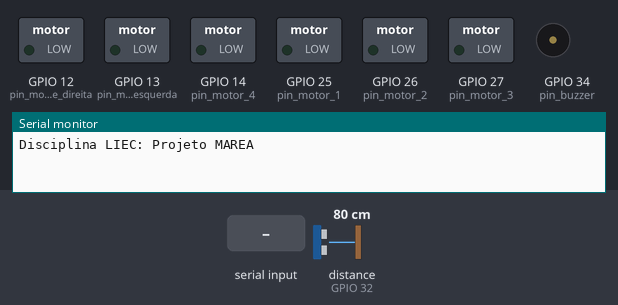
A sketch run on a simulated ESP32. Parts: switched loads named in the sketch (green lamp = pin HIGH), buzzer (waves = sounding, pin HIGH), the last lines printed to the serial monitor. The inputs (shaded band) are chosen by the test bench; at power-on: distance to the obstacle (sensor on GPIO 32) 80 cm. The echo pulse lasts 58.3 µs per cm; nothing arrives over Bluetooth unless stated; pins used as bus, display or sensor lines are not drawn.

Above: at 3.2 s.
3.3 s: "R" received over the second serial link
At 4.4 s:
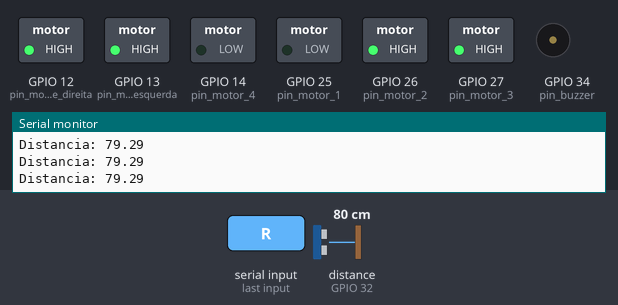
4.8 s: distance to the obstacle (sensor on GPIO 32) set to 12 cm
6.3 s: distance to the obstacle (sensor on GPIO 32) set to 9 cm
At 7.3 s:
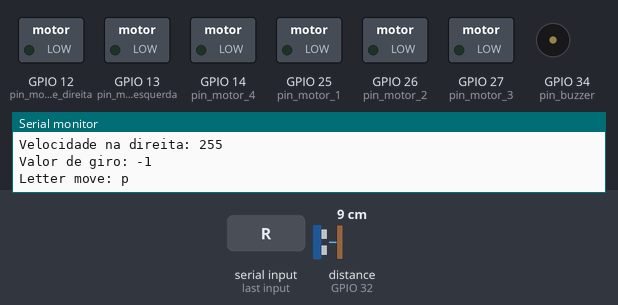
Timing chart, 0 to 9.3 s (numbered marks = the images above; inputs shaded):
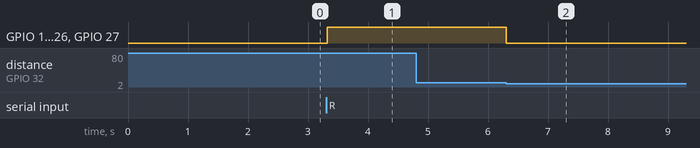

The sketch:

Esp32_projeto_liec_v2.ino
```cpp
#include "esp_camera.h"
#include <WiFi.h>
#include "esp_timer.h"
#include "img_converters.h"
#include "Arduino.h"
#include "fb_gfx.h"
#include "soc/soc.h"
#include "soc/rtc_cntl_reg.h"
#include "esp_http_server.h"
#include <BluetoothSerial.h>
#include <analogWrite.h>


//  ============================================================
//  Configurações do Bluetooth
//  ============================================================
#if !defined(CONFIG_BT_ENABLED) || !defined(CONFIG_BLUEDROID_ENABLED)
#error Bluetooth is not enabled! Please run `make menuconfig` to and enable it
#endif
BluetoothSerial SerialBT;
char valor_recebido;
int valor_giro;


//  ============================================================
//  Configurações do WiFi
//  ============================================================
// const char* ssid     = "Vivo-Internet-ED42";
// const char* password = "32425121";
const char* ssid = "2G_CLARO_IGOR";
const char* password = "12121998";


//  ============================================================
//  Configurações do Sensor Ultrassônico
//  ============================================================
const int pin_trigger = 33;  // 5
const int pin_echo = 32;     // 18
#define SOUND_SPEED 0.034
long duration;
float distanciaCm;
int distanciaminima = 10;

//  ============================================================
//  Configurações do Buzzer
//  ============================================================
const int pin_buzzer = 34;  // 32

//  ============================================================
//  Configurações dos Motores
//  ============================================================
const int pin_motor_4 = 14;                    // 14
const int pin_motor_3 = 27;                    // 27
const int pin_motor_2 = 26;                    // 26
const int pin_motor_1 = 25;                    // 25
const int pin_motor_velocidade_direita = 12;   // 12
const int pin_motor_velocidade_esquerda = 13;  // 33

//  Função de movimento
void movement(char move, int giro) {
  //  Curva
  int vel_esquerda;
  int vel_direita;

  if (giro < 10) {
    vel_esquerda = giro * 51;
    vel_esquerda += 306;
    vel_direita = 255;
  } else if (giro > 10  && giro<16) {
    vel_esquerda = 255;
    vel_direita = giro * 51;
    vel_direita *= -1;
    vel_direita += 816;
  } else if (giro >= 16) {
    vel_esquerda = 255;
    vel_direita = 0;
  } else {
    vel_esquerda = 255;
    vel_direita = 255;
  }

  Serial.print("Velocidade na esquerda: ");
  Serial.println(vel_esquerda);
  Serial.print("Velocidade na direita: ");
  Serial.println(vel_direita);
  Serial.print("Valor de giro: ");
  Serial.println(giro);
  Serial.print("Letter move: ");
  Serial.println(move);
  //  Frente
  if (move == 'w') {
    digitalWrite(pin_motor_1, HIGH);
    digitalWrite(pin_motor_2, LOW);
    digitalWrite(pin_motor_3, LOW);
    digitalWrite(pin_motor_4, HIGH);
    analogWrite(pin_motor_velocidade_direita, vel_direita);
    analogWrite(pin_motor_velocidade_esquerda, vel_esquerda);
  }
  //  Direita
  else if (move == 'd') {
    digitalWrite(pin_motor_1, HIGH);
    digitalWrite(pin_motor_2, HIGH);
    digitalWrite(pin_motor_3, HIGH);
    digitalWrite(pin_motor_4, HIGH);
  }
  //  Esquerda
  else if (move == 'a') {
    digitalWrite(pin_motor_1, LOW);
    digitalWrite(pin_motor_2, LOW);
    digitalWrite(pin_motor_3, HIGH);
    digitalWrite(pin_motor_4, LOW);

  }
  //  Ré
  else if (move == 's') {
    digitalWrite(pin_motor_1, LOW);
    digitalWrite(pin_motor_2, HIGH);
    digitalWrite(pin_motor_3, HIGH);
    digitalWrite(pin_motor_4, LOW);
    // analogWrite(pin_motor_velocidade_direita,0);
    // analogWrite(pin_motor_velocidade_esquerda,80);
    // analogWrite(pin_motor_velocidade_esquerda,255);
    analogWrite(pin_motor_velocidade_direita, vel_direita);
    analogWrite(pin_motor_velocidade_esquerda, vel_esquerda);
  }
  //  Parada
  else if (move == 'p') {
    digitalWrite(pin_motor_1, LOW);
    digitalWrite(pin_motor_2, LOW);
    digitalWrite(pin_motor_3, LOW);
    digitalWrite(pin_motor_4, LOW);
    analogWrite(pin_motor_velocidade_direita, 0);
    analogWrite(pin_motor_velocidade_esquerda, 0);
  }
}

// Função sensor ultrassonico
float distance_sensor() {
  digitalWrite(pin_trigger, LOW);
  delayMicroseconds(2);
  digitalWrite(pin_trigger, HIGH);
  delayMicroseconds(10);
  digitalWrite(pin_trigger, LOW);
  duration = pulseIn(pin_echo, HIGH);
  float distancia = duration * SOUND_SPEED / 2;
  return distancia;
}
// Função do buzzer
void reverse_sound(float distancia) {
  int valor_som = distancia * -36.428571;
  valor_som += 255;
  analogWrite(pin_buzzer, valor_som);
}

//  ============================================================
//  Setup
//  ============================================================
void setup() {
  Serial.begin(115200);
  Serial.setDebugOutput(false);
  delay(1000);
  Serial.println("Disciplina LIEC: Projeto MAREA");
  SerialBT.begin("Projeto MAREA");
  delay(1000);

  //  Sensor Ultrassonico
  pinMode(pin_trigger, OUTPUT);
  pinMode(pin_echo, INPUT);

  //  Buzzer
  pinMode(pin_buzzer, OUTPUT);

  //  Motores
  pinMode(pin_motor_1, OUTPUT);
  pinMode(pin_motor_2, OUTPUT);
  pinMode(pin_motor_3, OUTPUT);
  pinMode(pin_motor_4, OUTPUT);
  pinMode(pin_motor_velocidade_direita, OUTPUT);
  pinMode(pin_motor_velocidade_esquerda, OUTPUT);
}

//  ============================================================
//  Loop
//  ============================================================
void loop() {
  if (SerialBT.available() > 0) {
    // if(begin == 1){
    distance_sensor();
    reverse_sound(distance_sensor());
    char letter_move = 'p';
    valor_recebido = (char)SerialBT.read();
    valor_giro = (int)SerialBT.read();


    //  Le as informações em cm do sensor ultrassônico

    //  Impressão de resultados

    //  Movimento Botões
    // movement(letter_move, 8);
    if (valor_recebido == 'A') {
      letter_move = 'w';
      Serial.print("Valor recebido: ");
      Serial.println(valor_recebido);
      Serial.print("Valor de giro: ");
      Serial.println(valor_giro);
      while (valor_recebido != 'Z') {
        valor_recebido = (char)SerialBT.read();
        valor_giro = (int)SerialBT.read();
        if (valor_recebido == 'Z') {
          letter_move = 'p';
          movement(letter_move, valor_giro);
        } else if (valor_giro > 0 && valor_giro < 20) {
          valor_recebido = (char)SerialBT.read();
          if (valor_recebido == 'Z') {
            letter_move = 'p';
            movement(letter_move, valor_giro);
          } else {
            movement('w', valor_giro);
          }
        }
      }
    } else if (valor_recebido == 'R' && distance_sensor() > 10) {
      letter_move = 's';
      movement(letter_move, valor_giro);
      while (valor_recebido != 'Z' && distance_sensor() > 10) {
        Serial.print("Distancia: ");
        Serial.println(distance_sensor());
        reverse_sound(distance_sensor());
        valor_giro = (int)SerialBT.read();
        valor_recebido = (char)SerialBT.read();
        if (distance_sensor() < 10 || valor_recebido == 'Z') {
          letter_move = 'p';
          movement(letter_move, valor_giro);
        } else if (valor_giro > 0 && valor_giro < 20 && valor_recebido != 'Z') {
          valor_recebido = (char)SerialBT.read();
          if (distance_sensor() < 10 || valor_recebido == 'Z') {
            letter_move = 'p';
            movement(letter_move, valor_giro);
          }
          movement(letter_move, valor_giro);
        }
      }
    } else if (valor_recebido == 'Z' || distance_sensor() < 10) {
      reverse_sound(distance_sensor());
      Serial.print("Valor recebido: ");
      Serial.println(valor_recebido);
      letter_move = 'p';
      movement(letter_move, valor_giro);
    }
    // else if(valor_recebido == 'D'){
    //   letter_move = 'd';
    //   movement(letter_move, valor_giro);
    // }
    // else if(valor_recebido == 'E'){
    //   letter_move = 'a';
    //   movement(letter_move, valor_giro);
    // }
  }
}
```

Measured:
- the behaviour switches between 11 and 10 cm on distance to the obstacle (sensor on GPIO 32) (found by bisection; images 1 and 2)
- after the input at 3.3 s, GPIO 12 (pin_motor_velocidade_direita), GPIO 13 (pin_motor_velocidade_esquerda), GPIO 26 (pin_motor_2), GPIO 27 (pin_motor_3): LOW → HIGH at once
- after the input at 6.3 s, GPIO 12 (pin_motor_velocidade_direita), GPIO 13 (pin_motor_velocidade_esquerda), GPIO 26 (pin_motor_2), GPIO 27 (pin_motor_3): HIGH → LOW at once
